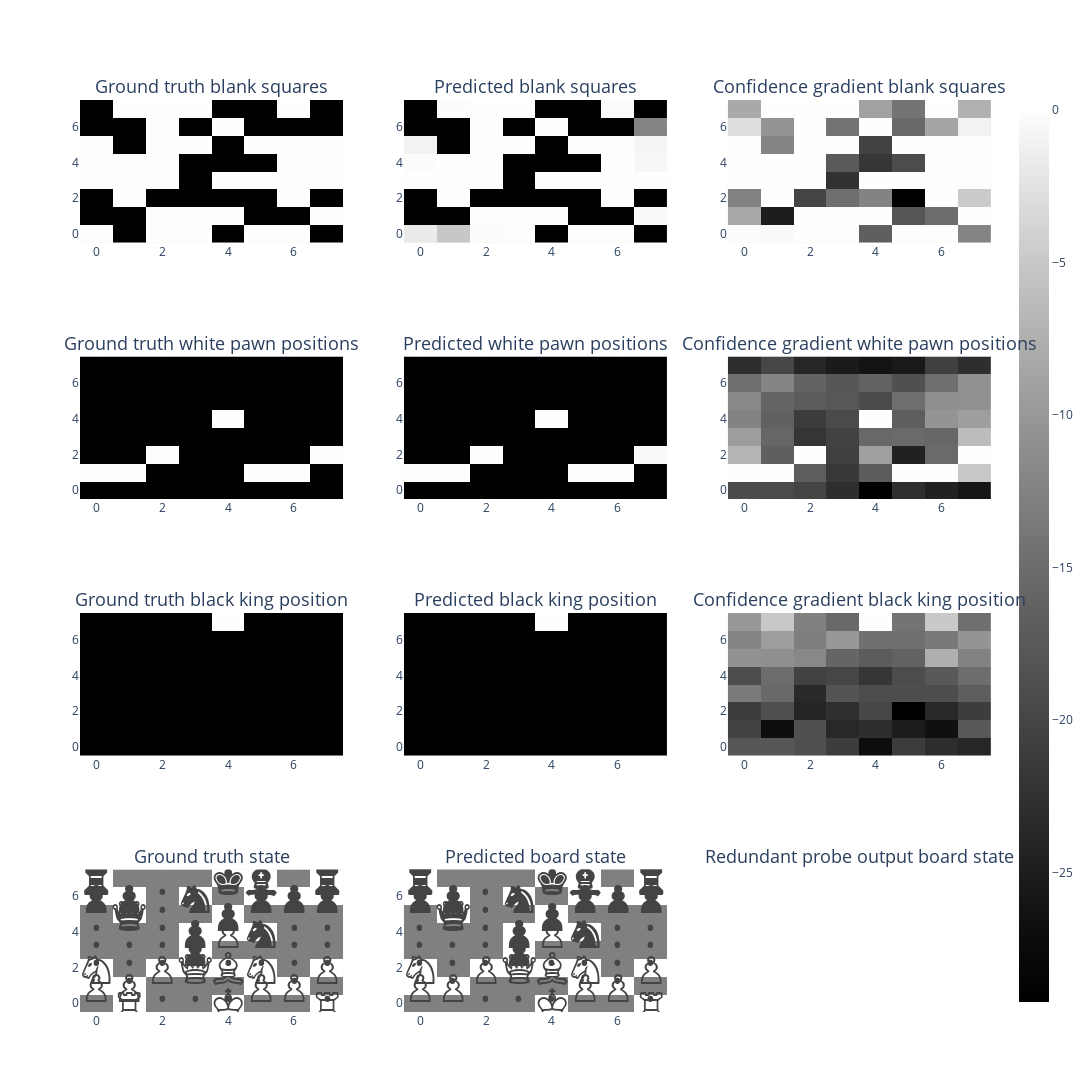

Notebook code cell kept with this figure:
### Code cell
from plotly.subplots import make_subplots

move_of_interest_probe_out = probe_out_MBLRRC[0][0][move_of_interest]
print(move_of_interest_probe_out.shape)

fig_rows = 4
fig_cols = 3
fig = make_subplots(rows=fig_rows, cols=fig_cols, subplot_titles=[
    "Ground truth blank squares", "Predicted blank squares", "Confidence gradient blank squares",
    "Ground truth white pawn positions", "Predicted white pawn positions", "Confidence gradient white pawn positions",
    "Ground truth black king position", "Predicted black king position", "Confidence gradient black king position",
    "Ground truth state", "Predicted board state", "Redundant probe output board state"
])


# Specify the size of each plot
plot_size = 400  # You can adjust this size

fig.add_trace(plot_board_state(move_of_interest_state_one_hot_RRC[:, :, BLANK_INDEX]), row=1, col=1)
fig.add_trace(plot_board_state(move_of_interest_probe_out[:, :, BLANK_INDEX], clip_size=2), row=1, col=2)
fig.add_trace(plot_board_state(move_of_interest_probe_out[:, :, BLANK_INDEX]), row=1, col=3)

fig.add_trace(plot_board_state(move_of_interest_state_one_hot_RRC[:, :, white_pawn_index]), row=2, col=1)
fig.add_trace(plot_board_state(move_of_interest_probe_out[:, :, white_pawn_index], clip_size=2), row=2, col=2)
fig.add_trace(plot_board_state(move_of_interest_probe_out[:, :, white_pawn_index], show_scale=True), row=2, col=3)

fig.add_trace(plot_board_state(move_of_interest_state_one_hot_RRC[:, :, black_king_index]), row=3, col=1)
fig.add_trace(plot_board_state(move_of_interest_probe_out[:, :, black_king_index], clip_size=2), row=3, col=2)
fig.add_trace(plot_board_state(move_of_interest_probe_out[:, :, black_king_index]), row=3, col=3)

fig.add_trace(plot_board_state_with_text(move_of_interest_state_RR), row=4, col=1)
fig.add_trace(plot_board_state_with_text(state_stacks_probe_outputs_MBLRR[0][0][move_of_interest]), row=4, col=2)
fig.add_trace(plot_board_state_with_text(state_stacks_probe_outputs_MBLRR[0][0][move_of_interest]), row=4, col=2)

# Adjust the overall size of the figure
fig.update_layout(height=fig_rows * plot_size * 1.3, width=fig_cols * plot_size)
fig.update_annotations(dict(font=dict(size=18))) 



# Show the figure
fig.show()

### Figure 1 — Plotly figure (JSON) as saved in the notebook; plotly's stock layout.template omitted (floating-point values rounded to 4 significant figures)
{"data": [{"colorscale": [[0, "rgb(0, 0, 0)"], [0.09091, "rgb(16, 16, 16)"], [0.1818, "rgb(38, 38, 38)"], [0.2727, "rgb(59, 59, 59)"], [0.3636, "rgb(81, 80, 80)"], [0.4545, "rgb(102, 101, 101)"], [0.5455, "rgb(124, 123, 122)"], [0.6364, "rgb(146, 146, 145)"], [0.7273, "rgb(171, 171, 170)"], [0.8182, "rgb(197, 197, 195)"], [0.9091, "rgb(224, 224, 223)"], [1, "rgb(254, 254, 253)"]], "showscale": false, "type": "heatmap", "xaxis": "x", "yaxis": "y", "z": [[1, 0, 1, 1, 0, 1, 1, 0], [0, 0, 1, 1, 1, 0, 0, 1], [0, 1, 0, 0, 0, 0, 1, 0], [1, 1, 1, 0, 1, 1, 1, 1], [1, 1, 1, 0, 0, 0, 1, 1], [1, 0, 1, 1, 0, 1, 1, 1], [0, 0, 1, 0, 1, 0, 0, 0], [0, 1, 1, 1, 0, 0, 1, 0]]}, {"colorscale": [[0, "rgb(0, 0, 0)"], [0.09091, "rgb(16, 16, 16)"], [0.1818, "rgb(38, 38, 38)"], [0.2727, "rgb(59, 59, 59)"], [0.3636, "rgb(81, 80, 80)"], [0.4545, "rgb(102, 101, 101)"], [0.5455, "rgb(124, 123, 122)"], [0.6364, "rgb(146, 146, 145)"], [0.7273, "rgb(171, 171, 170)"], [0.8182, "rgb(197, 197, 195)"], [0.9091, "rgb(224, 224, 223)"], [1, "rgb(254, 254, 253)"]], "showscale": false, "type": "heatmap", "xaxis": "x2", "yaxis": "y2", "z": [[-0.1224, -0.349, -0.01884, -0.0002105, -2, -8.738e-05, -0.0003997, -2], [-2, -2, -8.618e-05, -9.06e-06, -1.216e-05, -2, -2, -0.02492], [-2, -6.485e-05, -2, -2, -2, -2, -1.907e-06, -2], [-0.001951, -0.0001585, 0, -2, -1.049e-05, -5.817e-05, -3.576e-07, -0.002058], [-0.01453, -2.849e-05, -1.669e-06, -2, -2, -2, -0.0001458, -0.04501], [-0.07461, -2, -1.359e-05, -4.935e-05, -2, -5.448e-05, -0.003722, -0.0567], [-2, -2, -5.436e-05, -2, -0.0002906, -2, -2, -0.8405], [-2, -0.01505, -0.0001197, -3.087e-05, -2, -2, -0.01954, -2]]}, {"colorscale": [[0, "rgb(0, 0, 0)"], [0.09091, "rgb(16, 16, 16)"], [0.1818, "rgb(38, 38, 38)"], [0.2727, "rgb(59, 59, 59)"], [0.3636, "rgb(81, 80, 80)"], [0.4545, "rgb(102, 101, 101)"], [0.5455, "rgb(124, 123, 122)"], [0.6364, "rgb(146, 146, 145)"], [0.7273, "rgb(171, 171, 170)"], [0.8182, "rgb(197, 197, 195)"], [0.9091, "rgb(224, 224, 223)"], [1, "rgb(254, 254, 253)"]], "showscale": false, "type": "heatmap", "xaxis": "x3", "yaxis": "y3", "z": [[-0.1224, -0.349, -0.01884, -0.0002105, -13.01, -8.738e-05, -0.0003997, -9.529], [-6.367, -19.52, -8.618e-05, -9.06e-06, -1.216e-05, -13.92, -11.71, -0.02492], [-9.746, -6.485e-05, -15.7, -11.47, -9.621, -22.77, -1.907e-06, -3.685], [-0.001951, -0.0001585, 0, -17.42, -1.049e-05, -5.817e-05, -3.576e-07, -0.002058], [-0.01453, -2.849e-05, -1.669e-06, -13.52, -17.1, -14.93, -0.0001458, -0.04501], [-0.07461, -9.421, -1.359e-05, -4.935e-05, -15.9, -5.448e-05, -0.003722, -0.0567], [-2.24, -8.084, -5.436e-05, -11.09, -0.0002906, -12.04, -6.715, -0.8405], [-6.356, -0.01505, -0.0001197, -3.087e-05, -7.03, -11.0, -0.01954, -5.712]]}, {"colorscale": [[0, "rgb(0, 0, 0)"], [0.09091, "rgb(16, 16, 16)"], [0.1818, "rgb(38, 38, 38)"], [0.2727, "rgb(59, 59, 59)"], [0.3636, "rgb(81, 80, 80)"], [0.4545, "rgb(102, 101, 101)"], [0.5455, "rgb(124, 123, 122)"], [0.6364, "rgb(146, 146, 145)"], [0.7273, "rgb(171, 171, 170)"], [0.8182, "rgb(197, 197, 195)"], [0.9091, "rgb(224, 224, 223)"], [1, "rgb(254, 254, 253)"]], "showscale": false, "type": "heatmap", "xaxis": "x4", "yaxis": "y4", "z": [[0, 0, 0, 0, 0, 0, 0, 0], [1, 1, 0, 0, 0, 1, 1, 0], [0, 0, 1, 0, 0, 0, 0, 1], [0, 0, 0, 0, 0, 0, 0, 0], [0, 0, 0, 0, 1, 0, 0, 0], [0, 0, 0, 0, 0, 0, 0, 0], [0, 0, 0, 0, 0, 0, 0, 0], [0, 0, 0, 0, 0, 0, 0, 0]]}, {"colorscale": [[0, "rgb(0, 0, 0)"], [0.09091, "rgb(16, 16, 16)"], [0.1818, "rgb(38, 38, 38)"], [0.2727, "rgb(59, 59, 59)"], [0.3636, "rgb(81, 80, 80)"], [0.4545, "rgb(102, 101, 101)"], [0.5455, "rgb(124, 123, 122)"], [0.6364, "rgb(146, 146, 145)"], [0.7273, "rgb(171, 171, 170)"], [0.8182, "rgb(197, 197, 195)"], [0.9091, "rgb(224, 224, 223)"], [1, "rgb(254, 254, 253)"]], "showscale": false, "type": "heatmap", "xaxis": "x5", "yaxis": "y5", "z": [[-2, -2, -2, -2, -2, -2, -2, -2], [-0.002508, -5.96e-07, -2, -2, -2, -6.354e-05, -1.55e-05, -2], [-2, -2, -3.147e-05, -2, -2, -2, -2, -0.02712], [-2, -2, -2, -2, -2, -2, -2, -2], [-2, -2, -2, -2, -1.192e-06, -2, -2, -2], [-2, -2, -2, -2, -2, -2, -2, -2], [-2, -2, -2, -2, -2, -2, -2, -2], [-2, -2, -2, -2, -2, -2, -2, -2]]}, {"colorscale": [[0, "rgb(0, 0, 0)"], [0.09091, "rgb(16, 16, 16)"], [0.1818, "rgb(38, 38, 38)"], [0.2727, "rgb(59, 59, 59)"], [0.3636, "rgb(81, 80, 80)"], [0.4545, "rgb(102, 101, 101)"], [0.5455, "rgb(124, 123, 122)"], [0.6364, "rgb(146, 146, 145)"], [0.7273, "rgb(171, 171, 170)"], [0.8182, "rgb(197, 197, 195)"], [0.9091, "rgb(224, 224, 223)"], [1, "rgb(254, 254, 253)"]], "showscale": true, "type": "heatmap", "xaxis": "x6", "yaxis": "y6", "z": [[-19.26, -19.38, -20.15, -22.92, -29.24, -22.74, -24.56, -25.95], [-0.002508, -5.96e-07, -16.94, -21.7, -17.12, -6.354e-05, -1.55e-05, -4.982], [-6.925, -16.74, -3.147e-05, -20.63, -9.284, -24.48, -15.33, -0.02712], [-9.461, -15.77, -21.97, -20.41, -15.58, -15.32, -15.74, -6.282], [-12.35, -16.45, -21.15, -19.38, -1.192e-06, -16.89, -10.4, -9.402], [-11.79, -16.08, -17.25, -17.69, -19.28, -14.91, -10.95, -10.76], [-14.92, -12.13, -16.26, -17.84, -16.38, -18.55, -14.92, -10.79], [-22.86, -19.89, -23.87, -25.21, -26.18, -25.5, -20.67, -22.94]]}, {"colorscale": [[0, "rgb(0, 0, 0)"], [0.09091, "rgb(16, 16, 16)"], [0.1818, "rgb(38, 38, 38)"], [0.2727, "rgb(59, 59, 59)"], [0.3636, "rgb(81, 80, 80)"], [0.4545, "rgb(102, 101, 101)"], [0.5455, "rgb(124, 123, 122)"], [0.6364, "rgb(146, 146, 145)"], [0.7273, "rgb(171, 171, 170)"], [0.8182, "rgb(197, 197, 195)"], [0.9091, "rgb(224, 224, 223)"], [1, "rgb(254, 254, 253)"]], "showscale": false, "type": "heatmap", "xaxis": "x7", "yaxis": "y7", "z": [[0, 0, 0, 0, 0, 0, 0, 0], [0, 0, 0, 0, 0, 0, 0, 0], [0, 0, 0, 0, 0, 0, 0, 0], [0, 0, 0, 0, 0, 0, 0, 0], [0, 0, 0, 0, 0, 0, 0, 0], [0, 0, 0, 0, 0, 0, 0, 0], [0, 0, 0, 0, 0, 0, 0, 0], [0, 0, 0, 0, 1, 0, 0, 0]]}, {"colorscale": [[0, "rgb(0, 0, 0)"], [0.09091, "rgb(16, 16, 16)"], [0.1818, "rgb(38, 38, 38)"], [0.2727, "rgb(59, 59, 59)"], [0.3636, "rgb(81, 80, 80)"], [0.4545, "rgb(102, 101, 101)"], [0.5455, "rgb(124, 123, 122)"], [0.6364, "rgb(146, 146, 145)"], [0.7273, "rgb(171, 171, 170)"], [0.8182, "rgb(197, 197, 195)"], [0.9091, "rgb(224, 224, 223)"], [1, "rgb(254, 254, 253)"]], "showscale": false, "type": "heatmap", "xaxis": "x8", "yaxis": "y8", "z": [[-2, -2, -2, -2, -2, -2, -2, -2], [-2, -2, -2, -2, -2, -2, -2, -2], [-2, -2, -2, -2, -2, -2, -2, -2], [-2, -2, -2, -2, -2, -2, -2, -2], [-2, -2, -2, -2, -2, -2, -2, -2], [-2, -2, -2, -2, -2, -2, -2, -2], [-2, -2, -2, -2, -2, -2, -2, -2], [-2, -2, -2, -2, -0.0008907, -2, -2, -2]]}, {"colorscale": [[0, "rgb(0, 0, 0)"], [0.09091, "rgb(16, 16, 16)"], [0.1818, "rgb(38, 38, 38)"], [0.2727, "rgb(59, 59, 59)"], [0.3636, "rgb(81, 80, 80)"], [0.4545, "rgb(102, 101, 101)"], [0.5455, "rgb(124, 123, 122)"], [0.6364, "rgb(146, 146, 145)"], [0.7273, "rgb(171, 171, 170)"], [0.8182, "rgb(197, 197, 195)"], [0.9091, "rgb(224, 224, 223)"], [1, "rgb(254, 254, 253)"]], "showscale": false, "type": "heatmap", "xaxis": "x9", "yaxis": "y9", "z": [[-19.34, -19.3, -20.31, -22.71, -29.34, -22.91, -25.01, -25.93], [-21.98, -29.21, -20.23, -25.71, -24.77, -27.17, -28.85, -19.12], [-22.88, -20.22, -26.09, -24.64, -21.44, -31.69, -25.72, -22.76], [-14.47, -16.71, -25.47, -19.66, -20.64, -20.39, -20.51, -18.32], [-20.78, -16.38, -22.15, -21.51, -23.8, -20.77, -19.1, -16.27], [-11.58, -11.92, -12.78, -17.31, -18.5, -17.76, -8.248, -13.5], [-13.18, -10.3, -14.07, -10.83, -15.9, -16.03, -14.76, -11.34], [-10.89, -5.418, -13.6, -16.74, -0.0008907, -15.28, -5.285, -15.96]]}, {"colorscale": [[0, "white"], [0.49, "white"], [0.5, "grey"], [0.51, "white"], [1, "white"]], "showscale": false, "text": [[".", "♖", ".", ".", "♔", ".", ".", "♖"], ["♙", "♙", ".", ".", ".", "♙", "♙", "."], ["♘", ".", "♙", "♕", "♗", "♘", ".", "♙"], [".", ".", ".", "♟", ".", ".", ".", "."], [".", ".", ".", "♟", "♙", "♞", ".", "."], [".", "♛", ".", ".", "♟", ".", ".", "."], ["♟", "♟", ".", "♞", ".", "♟", "♟", "♟"], ["♜", ".", ".", ".", "♚", "♝", ".", "♜"]], "textfont": {"size": 48}, "texttemplate": "%{text}", "type": "heatmap", "xaxis": "x10", "yaxis": "y10", "z": [[0, 4, 0, 0, 6, 0, 0, 4], [1, 1, 0, 0, 0, 1, 1, 0], [2, 0, 1, 5, 3, 2, 0, 1], [0, 0, 0, -1, 0, 0, 0, 0], [0, 0, 0, -1, 1, -2, 0, 0], [0, -5, 0, 0, -1, 0, 0, 0], [-1, -1, 0, -2, 0, -1, -1, -1], [-4, 0, 0, 0, -6, -3, 0, -4]]}, {"colorscale": [[0, "white"], [0.49, "white"], [0.5, "grey"], [0.51, "white"], [1, "white"]], "showscale": false, "text": [[".", ".", ".", ".", "♔", ".", ".", "♖"], ["♙", "♙", ".", ".", ".", "♙", "♙", "."], ["♘", ".", "♙", "♕", "♗", "♘", ".", "♙"], [".", ".", ".", "♟", ".", ".", ".", "."], [".", ".", ".", "♟", "♙", "♞", ".", "."], [".", "♛", ".", ".", "♟", ".", ".", "."], ["♟", "♟", ".", "♞", ".", "♟", "♟", "♟"], ["♜", ".", ".", ".", "♚", "♝", ".", "♜"]], "textfont": {"size": 48}, "texttemplate": "%{text}", "type": "heatmap", "xaxis": "x11", "yaxis": "y11", "z": [[0, 0, 0, 0, 6, 0, 0, 4], [1, 1, 0, 0, 0, 1, 1, 0], [2, 0, 1, 5, 3, 2, 0, 1], [0, 0, 0, -1, 0, 0, 0, 0], [0, 0, 0, -1, 1, -2, 0, 0], [0, -5, 0, 0, -1, 0, 0, 0], [-1, -1, 0, -2, 0, -1, -1, -1], [-4, 0, 0, 0, -6, -3, 0, -4]]}, {"colorscale": [[0, "white"], [0.49, "white"], [0.5, "grey"], [0.51, "white"], [1, "white"]], "showscale": false, "text": [[".", ".", ".", ".", "♔", ".", ".", "♖"], ["♙", "♙", ".", ".", ".", "♙", "♙", "."], ["♘", ".", "♙", "♕", "♗", "♘", ".", "♙"], [".", ".", ".", "♟", ".", ".", ".", "."], [".", ".", ".", "♟", "♙", "♞", ".", "."], [".", "♛", ".", ".", "♟", ".", ".", "."], ["♟", "♟", ".", "♞", ".", "♟", "♟", "♟"], ["♜", ".", ".", ".", "♚", "♝", ".", "♜"]], "textfont": {"size": 48}, "texttemplate": "%{text}", "type": "heatmap", "xaxis": "x11", "yaxis": "y11", "z": [[0, 0, 0, 0, 6, 0, 0, 4], [1, 1, 0, 0, 0, 1, 1, 0], [2, 0, 1, 5, 3, 2, 0, 1], [0, 0, 0, -1, 0, 0, 0, 0], [0, 0, 0, -1, 1, -2, 0, 0], [0, -5, 0, 0, -1, 0, 0, 0], [-1, -1, 0, -2, 0, -1, -1, -1], [-4, 0, 0, 0, -6, -3, 0, -4]]}], "layout": {"annotations": [{"font": {"size": 18}, "showarrow": false, "text": "Ground truth blank squares", "x": 0.1444, "xanchor": "center", "xref": "paper", "y": 1, "yanchor": "bottom", "yref": "paper"}, {"font": {"size": 18}, "showarrow": false, "text": "Predicted blank squares", "x": 0.5, "xanchor": "center", "xref": "paper", "y": 1, "yanchor": "bottom", "yref": "paper"}, {"font": {"size": 18}, "showarrow": false, "text": "Confidence gradient blank squares", "x": 0.8556, "xanchor": "center", "xref": "paper", "y": 1, "yanchor": "bottom", "yref": "paper"}, {"font": {"size": 18}, "showarrow": false, "text": "Ground truth white pawn positions", "x": 0.1444, "xanchor": "center", "xref": "paper", "y": 0.7188, "yanchor": "bottom", "yref": "paper"}, {"font": {"size": 18}, "showarrow": false, "text": "Predicted white pawn positions", "x": 0.5, "xanchor": "center", "xref": "paper", "y": 0.7188, "yanchor": "bottom", "yref": "paper"}, {"font": {"size": 18}, "showarrow": false, "text": "Confidence gradient white pawn positions", "x": 0.8556, "xanchor": "center", "xref": "paper", "y": 0.7188, "yanchor": "bottom", "yref": "paper"}, {"font": {"size": 18}, "showarrow": false, "text": "Ground truth black king position", "x": 0.1444, "xanchor": "center", "xref": "paper", "y": 0.4375, "yanchor": "bottom", "yref": "paper"}, {"font": {"size": 18}, "showarrow": false, "text": "Predicted black king position", "x": 0.5, "xanchor": "center", "xref": "paper", "y": 0.4375, "yanchor": "bottom", "yref": "paper"}, {"font": {"size": 18}, "showarrow": false, "text": "Confidence gradient black king position", "x": 0.8556, "xanchor": "center", "xref": "paper", "y": 0.4375, "yanchor": "bottom", "yref": "paper"}, {"font": {"size": 18}, "showarrow": false, "text": "Ground truth state", "x": 0.1444, "xanchor": "center", "xref": "paper", "y": 0.1562, "yanchor": "bottom", "yref": "paper"}, {"font": {"size": 18}, "showarrow": false, "text": "Predicted board state", "x": 0.5, "xanchor": "center", "xref": "paper", "y": 0.1562, "yanchor": "bottom", "yref": "paper"}, {"font": {"size": 18}, "showarrow": false, "text": "Redundant probe output board state", "x": 0.8556, "xanchor": "center", "xref": "paper", "y": 0.1562, "yanchor": "bottom", "yref": "paper"}], "height": 2080, "width": 1200, "xaxis": {"anchor": "y", "domain": [0, 0.2889]}, "xaxis10": {"anchor": "y10", "domain": [0, 0.2889]}, "xaxis11": {"anchor": "y11", "domain": [0.3556, 0.6444]}, "xaxis12": {"anchor": "y12", "domain": [0.7111, 1]}, "xaxis2": {"anchor": "y2", "domain": [0.3556, 0.6444]}, "xaxis3": {"anchor": "y3", "domain": [0.7111, 1]}, "xaxis4": {"anchor": "y4", "domain": [0, 0.2889]}, "xaxis5": {"anchor": "y5", "domain": [0.3556, 0.6444]}, "xaxis6": {"anchor": "y6", "domain": [0.7111, 1]}, "xaxis7": {"anchor": "y7", "domain": [0, 0.2889]}, "xaxis8": {"anchor": "y8", "domain": [0.3556, 0.6444]}, "xaxis9": {"anchor": "y9", "domain": [0.7111, 1]}, "yaxis": {"anchor": "x", "domain": [0.8438, 1]}, "yaxis10": {"anchor": "x10", "domain": [0, 0.1562]}, "yaxis11": {"anchor": "x11", "domain": [0, 0.1562]}, "yaxis12": {"anchor": "x12", "domain": [0, 0.1562]}, "yaxis2": {"anchor": "x2", "domain": [0.8438, 1]}, "yaxis3": {"anchor": "x3", "domain": [0.8438, 1]}, "yaxis4": {"anchor": "x4", "domain": [0.5625, 0.7188]}, "yaxis5": {"anchor": "x5", "domain": [0.5625, 0.7188]}, "yaxis6": {"anchor": "x6", "domain": [0.5625, 0.7188]}, "yaxis7": {"anchor": "x7", "domain": [0.2812, 0.4375]}, "yaxis8": {"anchor": "x8", "domain": [0.2812, 0.4375]}, "yaxis9": {"anchor": "x9", "domain": [0.2812, 0.4375]}}}
